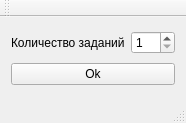
<?xml version="1.0" encoding="UTF-8"?>
<ui version="4.0">
 <class>MainWindow</class>
 <widget class="QMainWindow" name="MainWindow">
  <property name="geometry">
   <rect>
    <x>0</x>
    <y>0</y>
    <width>186</width>
    <height>123</height>
   </rect>
  </property>
  <property name="windowTitle">
   <string>MainWindow</string>
  </property>
  <widget class="QWidget" name="centralWidget">
   <layout class="QVBoxLayout" name="verticalLayout">
    <item>
     <layout class="QHBoxLayout" name="horizontalLayout">
      <item>
       <widget class="QLabel" name="label">
        <property name="text">
         <string>Количество заданий</string>
        </property>
       </widget>
      </item>
      <item>
       <widget class="QSpinBox" name="spinBox">
        <property name="minimum">
         <number>1</number>
        </property>
       </widget>
      </item>
     </layout>
    </item>
    <item>
     <widget class="QPushButton" name="pushButton">
      <property name="text">
       <string>Ok</string>
      </property>
     </widget>
    </item>
   </layout>
  </widget>
  <widget class="QMenuBar" name="menuBar">
   <property name="geometry">
    <rect>
     <x>0</x>
     <y>0</y>
     <width>186</width>
     <height>19</height>
    </rect>
   </property>
  </widget>
  <widget class="QToolBar" name="mainToolBar">
   <attribute name="toolBarArea">
    <enum>TopToolBarArea</enum>
   </attribute>
   <attribute name="toolBarBreak">
    <bool>false</bool>
   </attribute>
  </widget>
  <widget class="QStatusBar" name="statusBar"/>
 </widget>
 <layoutdefault spacing="6" margin="11"/>
 <resources/>
 <connections/>
</ui>
